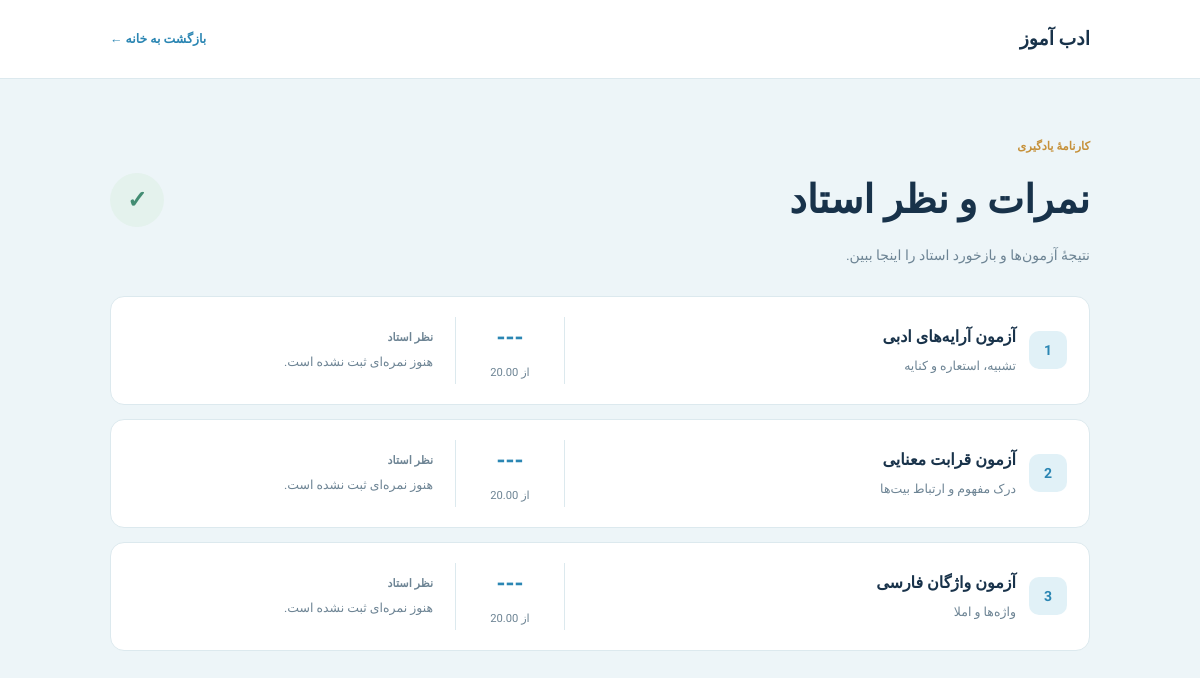
/grades.php (signed in), run on the app's committed database.
### tables this page shows
CREATE TABLE exams (
    id INT UNSIGNED AUTO_INCREMENT PRIMARY KEY,
    teacher_id INT UNSIGNED NULL,
    title VARCHAR(180) NOT NULL UNIQUE,
    description TEXT NULL,
    max_score DECIMAL(5,2) NOT NULL DEFAULT 20,
    display_order SMALLINT UNSIGNED NOT NULL DEFAULT 0,
    is_published BOOLEAN NOT NULL DEFAULT TRUE,
    created_at TIMESTAMP NOT NULL DEFAULT CURRENT_TIMESTAMP,
    CONSTRAINT fk_exams_teacher FOREIGN KEY (teacher_id) REFERENCES users (id) ON DELETE CASCADE
);

### public/grades.php (called while the page is built, shortened)
<?php
require_once __DIR__ . '/../config/bootstrap.php';
$grades = (new GradesController(new Grades($pdo)))->student((int) $_SESSION['user_id']);
require __DIR__ . '/../app/views/grades/index.php';

### config/bootstrap.php (called while the page is built, shortened)
<?php
require_once __DIR__ . '/../app/models/Practice.php';
require_once __DIR__ . '/../app/models/Grades.php';
require_once __DIR__ . '/../app/controllers/GradesController.php';
function url(string $path = ''): string
{
    static $baseUrl;
    if ($baseUrl === null) {
        $scriptPath = str_replace('\\', '/', $_SERVER['SCRIPT_NAME'] ?? '');
        $baseUrl = str_contains($scriptPath, '/public/')
            ? dirname(dirname($scriptPath))
            : dirname($scriptPath);
        $baseUrl = $baseUrl === '/' || $baseUrl === '.' ? '' : rtrim($baseUrl, '/');
    }
    return $baseUrl . ($path === '' ? '/' : '/' . ltrim($path, '/'));
}
function e(string $value): string
{
    return htmlspecialchars($value, ENT_QUOTES, 'UTF-8');
}

### app/models/Grades.php (called while the page is built, shortened)
<?php
final class Grades
{
    public function forStudent(int $studentId): array
    {
        $statement = $this->database->prepare(
            'SELECT e.id, e.title, e.description, e.max_score,
                    eg.score, eg.feedback, eg.updated_at,
                    CONCAT(t.first_name, " ", t.last_name) AS teacher_name
             FROM exams e
             LEFT JOIN exam_grades eg ON eg.exam_id = e.id AND eg.student_id = :student_id
             LEFT JOIN users t ON t.id = eg.teacher_id
                         WHERE e.is_published = 1
                             AND (e.teacher_id IS NULL OR e.teacher_id = (SELECT teacher_id FROM users WHERE id = :student_owner))
             ORDER BY e.display_order, e.id'
        );
        $statement->execute(['student_id' => $studentId, 'student_owner' => $studentId]);
        return $statement->fetchAll();
    }
}

### app/controllers/GradesController.php (called while the page is built, shortened)
<?php
final class GradesController
{
    public function student(int $studentId): array
    {
        return $this->grades->forStudent($studentId);
    }
}

### app/views/grades/index.php (the view, shortened to what this page needs)
<?php $grades = $grades ?? []; ?>
<!doctype html>
<html lang="fa" dir="rtl">
<head>
    <link rel="stylesheet" href="<?= e(url('css/grades.css')) ?>">
</head>
<body>
    <header class="topbar"><div class="shell nav"><a class="brand" href="<?= e(url()) ?>">ادب آموز</a><a class="back" href="<?= e(url()) ?>">بازگشت به خانه ←</a></div></header>
    <main class="shell page">
        <div class="page-heading"><div><span class="eyebrow">کارنامهٔ یادگیری</span><h1>نمرات و نظر استاد</h1><p>نتیجهٔ آزمون‌ها و بازخورد استاد را اینجا ببین.</p></div><span class="grade-icon">✓</span></div>
        <section class="grades-list" aria-label="فهرست نمرات">
            <?php foreach ($grades as $grade): ?>
                <article class="grade-card">
                    <div class="grade-main"><span class="exam-number"><?= e((string) $grade['id']) ?></span><div><h2><?= e((string) $grade['title']) ?></h2><p><?= e((string) ($grade['description'] ?? '')) ?></p></div></div>
                    <div class="score"><strong><?= $grade['score'] === null ? '---' : e(rtrim(rtrim(number_format((float) $grade['score'], 2, '.', ''), '0'), '.')) ?></strong><span>از <?= e((string) $grade['max_score']) ?></span></div>
                    <div class="feedback"><span>نظر استاد</span><p><?= $grade['feedback'] ? e((string) $grade['feedback']) : 'هنوز نمره‌ای ثبت نشده است.' ?></p></div>
                </article>
            <?php endforeach; ?>
        </section>
    </main>
</body>
</html>

### css/grades.css (style rules this page uses)
:root { --ink: #18324a; --muted: #6d8494; --paper: #fff; --canvas: #edf5f8; --line: #dce9ee; --blue: #2b86b3; --gold: #c6913a; --green: #438d73; }
* { box-sizing: border-box; }
body { margin: 0; color: var(--ink); background: var(--canvas); font: 14px/1.8 Vazirmatn, sans-serif; }
a { color: inherit; text-decoration: none; }
.shell { width: min(980px, calc(100% - 40px)); margin: auto; }
.topbar { background: var(--paper); border-bottom: 1px solid var(--line); }
.nav { height: 78px; display: flex; align-items: center; justify-content: space-between; }
.brand { font-size: 1.18rem; font-weight: 800; }
.back { color: var(--blue); font-size: .78rem; font-weight: 700; }
.page { padding: 54px 0 80px; }
.page-heading { display: flex; align-items: center; justify-content: space-between; gap: 20px; margin-bottom: 28px; }
.eyebrow { color: var(--gold); font-size: .72rem; font-weight: 800; }
h1, h2, p { margin-top: 0; }
h1 { margin: 7px 0; font-size: clamp(1.7rem, 4vw, 2.45rem); }
.page-heading p { margin: 0; color: var(--muted); }
.grade-icon { display: grid; place-items: center; width: 54px; height: 54px; border-radius: 50%; color: var(--green); background: #e4f2ed; font-size: 1.5rem; font-weight: 800; }
.grades-list { display: grid; gap: 14px; }
.grade-card { display: grid; grid-template-columns: minmax(0, 1.6fr) 110px minmax(210px, 1fr); align-items: center; gap: 22px; padding: 20px 22px; border: 1px solid var(--line); border-radius: 14px; background: var(--paper); }
.grade-main { display: flex; align-items: center; gap: 13px; }
.exam-number { display: grid; place-items: center; flex: 0 0 38px; width: 38px; height: 38px; border-radius: 10px; color: var(--blue); background: #e1f1f7; font-weight: 800; }
.grade-card h2 { margin: 0 0 3px; font-size: 1rem; }
.grade-card p { margin: 0; color: var(--muted); font-size: .78rem; }
.score { text-align: center; border-right: 1px solid var(--line); border-left: 1px solid var(--line); }
.score strong { display: block; color: var(--blue); font-size: 1.45rem; }
.score span, .feedback span, .feedback small { color: var(--muted); font-size: .7rem; }
.feedback span { display: block; margin-bottom: 3px; font-weight: 700; }

### data on the page
exams: id "1", title "آزمون آرایه‌های ادبی", description "تشبیه، استعاره و کنایه", max_score "20.00"
exams: id "2", title "آزمون قرابت معنایی", description "درک مفهوم و ارتباط بیت‌ها", max_score "20.00"
exams: id "3", title "آزمون واژگان فارسی", description "واژه‌ها و املا", max_score "20.00"
